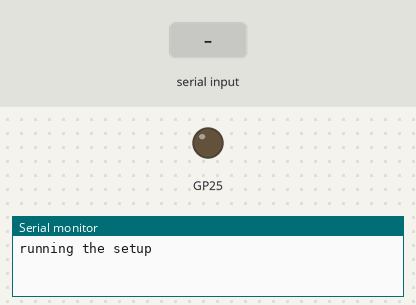
A program run on a simulated Raspberry Pi Pico. On the bench: output pins drawn as LEDs (lit = HIGH), the last lines printed to the serial monitor. Dashed ring = blinking. Inputs (shaded band) come from the test bench.

Above: at 1.2 s.
1.3 s: "1" received over Serial
At 1.9 s:
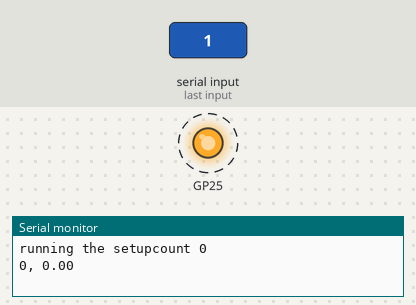
Timing chart, 0 to 11.8 s (numbered marks = the images above; inputs shaded):
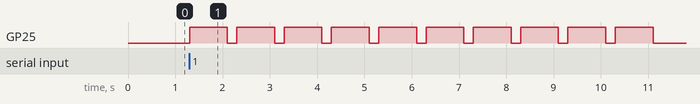

The program:

main.cpp
```cpp
#include <Arduino.h>
#include <stdio.h>
#include <math.h>
#include <string.h>
// Pin connected to the LED
const uint8_t ledPin = PICO_DEFAULT_LED_PIN;
uint16_t count;

void concatIntAndFloat(uint16_t integer, float floatingPoint, char *result)
{
  sprintf(result, "%d, %.2f\n", integer, floatingPoint);
}

void setup()
{
  // Set the LED pin as output
  pinMode(ledPin, OUTPUT);
  Serial.begin(9600);
  count = 0;
  printf("running the setup");
}

void loop()
{
  if (!Serial.available())
  {
    return;
  }

  if (count < 1000)
  {
    // Turn on the LED
    digitalWrite(ledPin, HIGH);
    char some_data[30];
    sprintf(some_data, "count %d\n", count);
    Serial.print(some_data);
    char output[20];

    float y = 5 * sin(10 * count); // test sine wave

    concatIntAndFloat(count, y, output);
    Serial.write(output);
    count += 100;
    memset(output, 0, sizeof(output));
    Serial.flush();
    // Wait for 1 second
    delay(800);

    // Turn off the LED
    digitalWrite(ledPin, LOW);

    // Wait for 1 second
    delay(200);
  }
}
```

Measured:
- after the input at 1.3 s, GP25: alternates HIGH for 0.80 s and LOW for 0.20 s, starting at once
